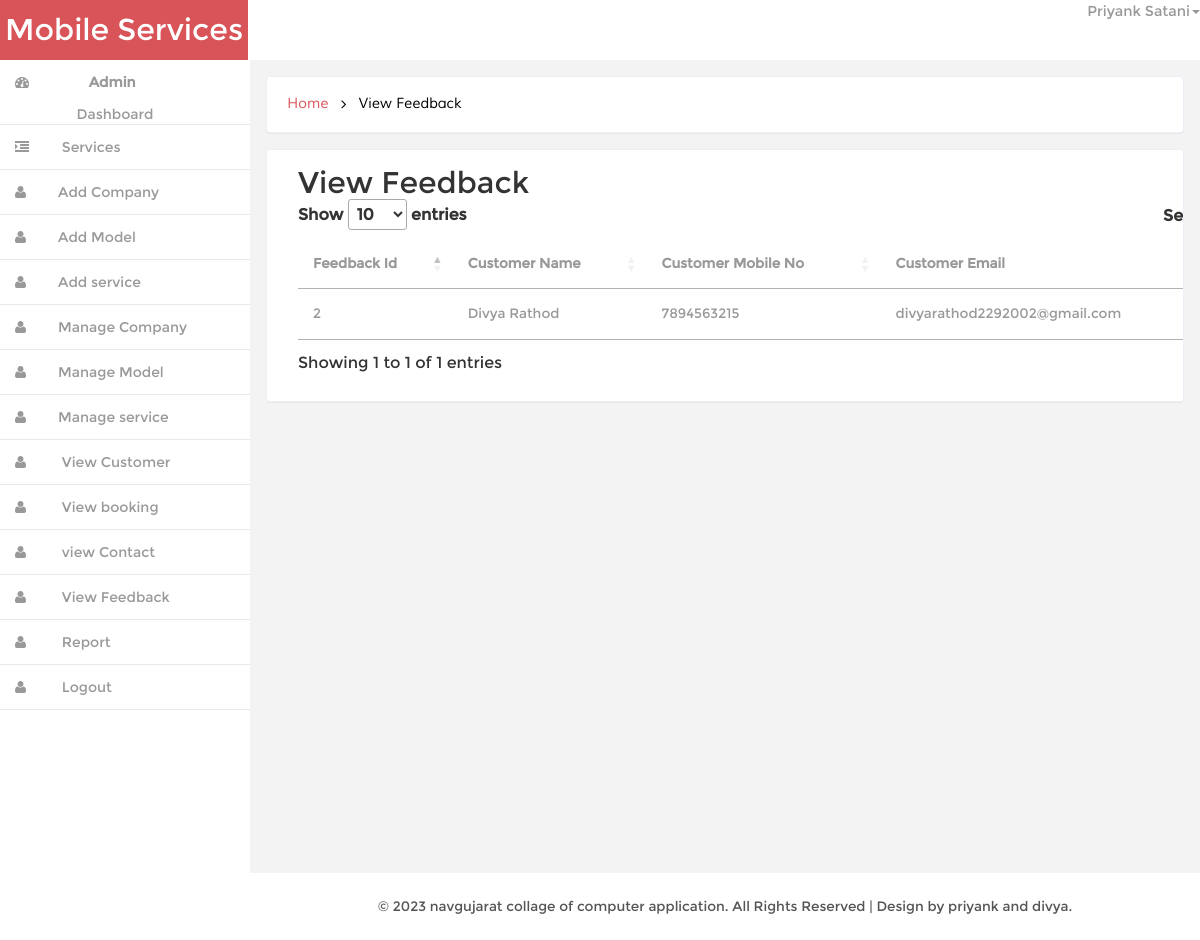
Screenshot of /admin/view_feedback (signed in) with the database file from the repository.
### tables this page shows
CREATE TABLE `feedback` (
  `feedback_id` int(11) NOT NULL,
  `cust_name` varchar(25) DEFAULT NULL,
  `cust_mob_num` varchar(20) DEFAULT NULL,
  `cust_email` varchar(50) DEFAULT NULL,
  `feedback_message` varchar(255) DEFAULT NULL,
  `Created_dt` date DEFAULT NULL,
  `Update_dt` date DEFAULT NULL
);

### admin/model.php (called while the page is built, shortened)
<?php
class model
{
	public $conn="";
	function __construct()
	{
		$this->conn=new mysqli('localhost','root','','mobile_service');
	}
	function selectall($tbl)
	{
		$ins="select * from $tbl ";
		$run=$this->conn->query($ins);
		while($fetch=$run->fetch_object())
		{
			$arr[]=$fetch;
		}
		if(!empty($arr))
		{
			return $arr;
		}
		else
		{
			return $arr=array("Data Not Found");
		}
	}
}
?>

### admin/view_feedback.php (the view, shortened to what this page needs)
<?php
include_once('header.php');
?>
		     <div class="banner">
		    	<h2>
				<a href="dashboard">Home</a>
				<i class="fa fa-angle-right"></i>
				<span>View Feedback</span>
				</h2>
		    </div>
 	<div class="blank">
			<div class="blank-page" style="overflow:auto" >
				<div class="container mt-3">
				  <h2>View Feedback</h2>
            <div>
				  <table class="table">
					<thead>
					  <tr>
						<th>Feedback Id</th>
						<th>Customer Name</th>
						<th>Customer Mobile No</th>
						<th>Customer Email</th>
					  </tr>
					</thead>
					<tbody>
					<?php
					foreach($manage_feedback_arr as $c)
					{
					?>
					  <tr>
						<td><?php echo $c ->feedback_id ;?> </td>
						<td><?php echo $c ->cust_name ;?> </td>
						<td><?php echo $c ->cust_mob_num;?> </td>
						<td><?php echo $c ->cust_email;?> </td>
					  </tr>
				 <?php
					}
				  ?>
					</tbody>
				  </table>
				</div>
				</div >
	        </div>
	</div>
<?php
include_once('footer.php');
?>

### admin/css/style.css (style rules this page uses)
h4, h5, h6, h1, h2, h3 { margin: 0; }
html, body { font-family:'Montserrat-Regular'; font-size: 100%; background:#F3F3F4; overflow-x: hidden; }
body a { transition:0.5s all; -webkit-transition:0.5s all; -moz-transition:0.5s all; -o-transition:0.5s all; -ms-transition:0.5s all; }
.banner { background: #fff; display: block; margin: 0em 1em ; padding:1em; border: 1px solid #ebeff6; border-color: #ebeff6; border-radius: 4px; -webkit-border-radius: 4px; -o-border-radius: 4px; -moz-border-radius: 4px; -ms-border-radius: 4px; -webkit-box-shadow: 0 1px 1px rgba(0,0,0,.05); box-shadow: 0 1px 1px rgba(0,0,0,.05); }
.banner h2 { font-size:0.9em; }
.banner h2 a { color:#D95459; text-decoration:none; font-family: 'Muli-Regular'; padding:0.3em ; }
.banner h2 span { color:#000; font-family: 'Muli-Regular'; padding:0.3em ; }
.banner h2 i { color:#000; vertical-align:middle; padding:0.3em ; }
.blank { padding: 1em; min-height: 650px; }
.blank-page { padding: 1em; background: #fff; border: 1px solid #ebeff6; border-radius: 4px; -webkit-border-radius: 4px; -o-border-radius: 4px; -moz-border-radius: 4px; -ms-border-radius: 4px; -webkit-box-shadow: 0 1px 1px rgba(0,0,0,.05); box-shadow: 0 1px 1px rgba(0,0,0,.05); }
.table td, .table>tbody>tr>td, .table>tbody>tr>th, .table>tfoot>tr>td, .table>tfoot>tr>th, .table>thead>tr>td, .table>thead>tr>th { padding: 15px !important; font-size: 0.85em; color: #999; border-top: none !important; }
.table { margin-bottom: 0; }

### rows the page displays
feedback: feedback_id "2", cust_name "Divya Rathod", cust_mob_num "7894563215", cust_email "divyarathod2292002@gmail.com"

### other values shown
$_SESSION['name'] "Priyank Satani"
